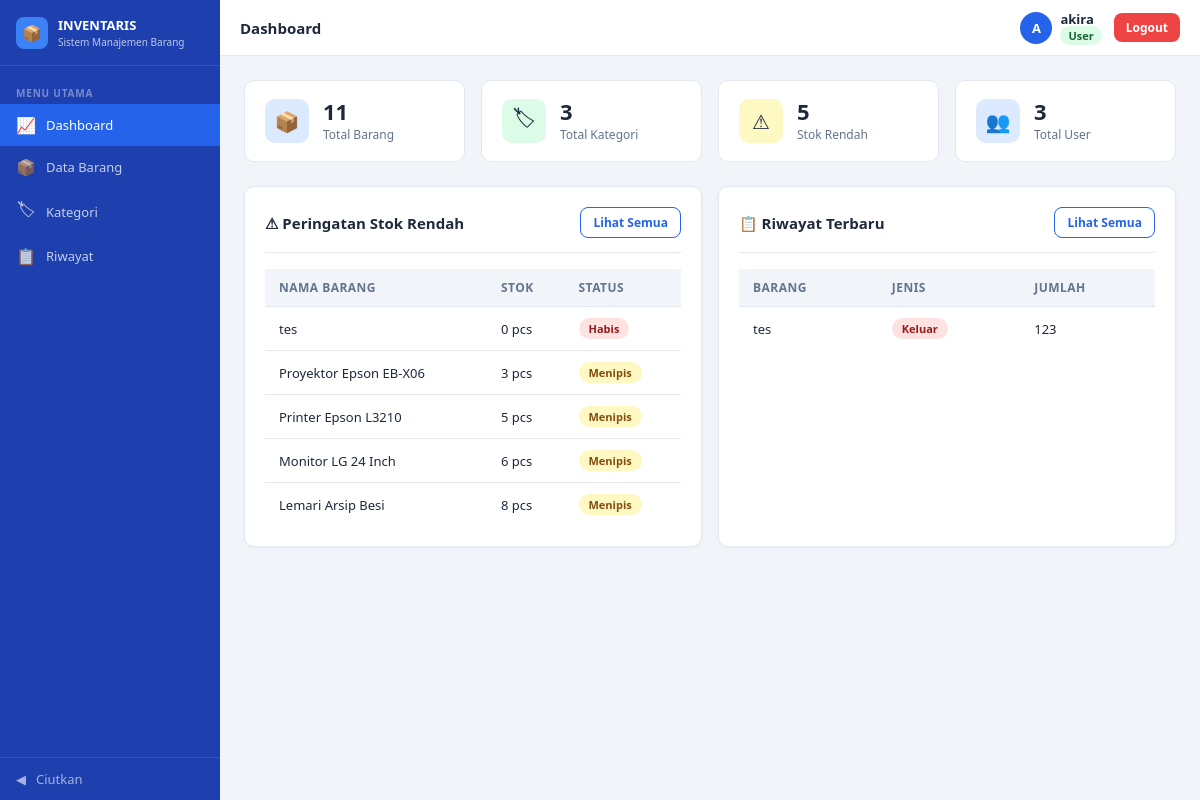
/user/dashboarduser.php (signed in), run on the app's committed database.
### tables this page shows
CREATE TABLE `barang` (
  `id_barang` int(11) NOT NULL,
  `kode_barang` varchar(50) NOT NULL,
  `nama_barang` varchar(100) NOT NULL,
  `stok` int(11) NOT NULL,
  `satuan` varchar(50) NOT NULL DEFAULT 'pcs',
  `kondisi` enum('Baik','Rusak') NOT NULL,
  `lokasi` varchar(100) NOT NULL,
  `keterangan` text DEFAULT NULL,
  `tanggal_masuk` date NOT NULL,
  `id_kategori` int(11) NOT NULL,
  `id_user` int(11) NOT NULL,
  `created_at` timestamp NOT NULL DEFAULT current_timestamp(),
  `updated_at` timestamp NOT NULL DEFAULT current_timestamp()
);

CREATE TABLE `riwayat` (
  `id_riwayat` int(11) NOT NULL,
  `id_barang` int(11) NOT NULL,
  `id_user` int(11) NOT NULL,
  `jenis` enum('masuk','keluar') NOT NULL,
  `jumlah` int(11) NOT NULL,
  `keterangan` text DEFAULT NULL,
  `tanggal` timestamp NOT NULL DEFAULT current_timestamp()
);

### user/dashboarduser.php (the view, shortened to what this page needs)
<?php
require_once "../config/db.php";
$q_barang = "SELECT COUNT(*) AS total_barang FROM barang";
$total_barang = $conn
    ->query($q_barang)
    ->fetch_assoc()['total_barang'];
$q_kategori = "SELECT COUNT(*) AS total_kategori FROM kategori";
$total_kategori = $conn
    ->query($q_kategori)
    ->fetch_assoc()['total_kategori'];
$q_user = "SELECT COUNT(*) AS total_user FROM users";
$total_user = $conn
    ->query($q_user)
    ->fetch_assoc()['total_user'];
$q_low = "SELECT COUNT(*) AS total_low FROM barang WHERE stok < 10";
$total_low = $conn
    ->query($q_low)
    ->fetch_assoc()['total_low'];
$q_low_items = "SELECT * FROM barang WHERE stok < 10 ORDER BY stok ASC";
$low_items = $conn->query($q_low_items);
$q_riwayat = "SELECT riwayat.*, barang.nama_barang FROM riwayat JOIN barang ON riwayat.id_barang = barang.id_barang ORDER BY tanggal DESC LIMIT 10";
$riwayat_terbaru = $conn->query($q_riwayat);
?>
<!DOCTYPE html>
<html lang="id">
<head>
    <link rel="stylesheet" href="assets/style.css">
</head>
<body>
<div class="sidebar" id="sidebar">
    <div class="sidebar-brand">
        <div class="brand-icon">&#128230;</div>
        <div class="brand-text">
            INVENTARIS
            <span>Sistem Manajemen Barang</span>
        </div>
    </div>
    <nav class="sidebar-nav">
        <div class="nav-section-title">Menu Utama</div>
        <a href="dashboarduser.php" class="nav-item active">
            <span class="nav-icon">&#128200;</span>
            <span class="nav-label">Dashboard</span>
        </a>
        <a href="baranguser.php" class="nav-item">
            <span class="nav-icon">&#128230;</span>
            <span class="nav-label">Data Barang</span>
        </a>
        <a href="kategoriuser.php" class="nav-item">
            <span class="nav-icon">&#127991;</span>
            <span class="nav-label">Kategori</span>
        </a>
        <a href="riwayatuser.php" class="nav-item">
            <span class="nav-icon">&#128203;</span>
            <span class="nav-label">Riwayat</span>
        </a>
    </nav>
    <div class="sidebar-toggle" onclick="toggleSidebar()">
        <span class="nav-icon" id="toggleIcon">&#9664;</span>
        <span class="nav-label">Ciutkan</span>
    </div>
</div>
<div class="header" id="mainHeader">
    <div class="header-title">Dashboard</div>
    <div class="header-right">
        <div class="user-info">
            <div class="user-avatar"><?php echo strtoupper(substr($_SESSION['user'], 0, 1)); ?></div>
            <div class="user-detail">
                <div class="user-name"><?php echo $_SESSION['user']; ?></div>
                <div class="user-role">
                    <span class="badge-role <?php echo $_SESSION['role']; ?>"><?php echo ucfirst($_SESSION['role']); ?></span>
                </div>
            </div>
        </div>
        <a href="../login/logout.php" class="btn btn-danger btn-sm">Logout</a>
    </div>
</div>
<div class="main-content" id="mainContent">
    <div class="stats-grid">
        <div class="stat-card">
            <div class="stat-icon blue">&#128230;</div>
            <div class="stat-info">
                <div class="stat-value"><?php echo $total_barang; ?></div>
                <div class="stat-label">Total Barang</div>
            </div>
        </div>
        <div class="stat-card">
            <div class="stat-icon green">&#127991;</div>
            <div class="stat-info">
                <div class="stat-value"><?php echo $total_kategori; ?></div>
                <div class="stat-label">Total Kategori</div>
            </div>
        </div>
        <div class="stat-card">
            <div class="stat-icon yellow">&#9888;</div>
            <div class="stat-info">
                <div class="stat-value"><?php echo $total_low; ?></div>
                <div class="stat-label">Stok Rendah</div>
            </div>
        </div>
        <div class="stat-card">
            <div class="stat-icon blue">&#128101;</div>
            <div class="stat-info">
                <div class="stat-value"><?php echo $total_user; ?></div>
                <div class="stat-label">Total User</div>
            </div>
        </div>
    </div>
    <div class="grid-2">
        <div class="card">
            <div class="card-header">
                <h3>&#9888; Peringatan Stok Rendah</h3>
                <a href="baranguser.php" class="btn btn-outline btn-sm">Lihat Semua</a>
            </div>
            <div class="table-wrapper">
                <table>
                    <thead>
                        <tr>
                            <th>Nama Barang</th>
                            <th>Stok</th>
                            <th>Status</th>
                        </tr>
                    </thead>
                    <tbody>
                    <?php
                    if ($low_items->num_rows > 0){
                        while ($barang = $low_items->fetch_assoc()){
                            if ($barang['stok'] == 0){
                                $badge = "danger";
                                $status = "Habis";
                            }else{
                                $badge = "warning";
                                $status = "Menipis";
                            }
                    ?>
                        <tr>
                            <td>
                                <?php echo $barang['nama_barang']; ?>
                            </td>
                            <td>
                                <?php echo $barang['stok']; ?>
                                <?php echo $barang['satuan']; ?>
                            </td>
                            <td>
                                <span class="badge badge-<?php echo $badge; ?>">
                                    <?php echo $status; ?>
                                </span>
                            </td>
                        </tr>
                    <?php
                        }
                    }
                    ?>
                    </tbody>
                </table>
            </div>
        </div>
        <div class="card">
            <div class="card-header">
                <h3>&#128203; Riwayat Terbaru</h3>
                <a href="riwayatuser.php" class="btn btn-outline btn-sm">Lihat Semua</a>
            </div>
            <div class="table-wrapper">
                <table>
                    <thead>
                        <tr>
                            <th>Barang</th>
                            <th>Jenis</th>
                            <th>Jumlah</th>
                        </tr>
                    </thead>
                    <tbody>
                        <?php
                        if ($riwayat_terbaru->num_rows > 0){
                            while ($row = $riwayat_terbaru->fetch_assoc()){
                        ?>
                        <tr>
                            <td>
                                <?php echo $row['nama_barang']; ?>
                            </td>
                            <td>
                                <?php
                                if ($row['jenis'] == 'masuk'){
                                ?>
                                    <span class="badge badge-success">
                                        Masuk
                                    </span>
                                <?php
                                }else{
                                ?>
                                    <span class="badge badge-danger">
                                        Keluar
                                    </span>
                                <?php
                                }
                                ?>
                            </td>
                            <td>
                                <?php echo $row['jumlah']; ?>
                            </td>
                        </tr>
                        <?php
                            }
                        }
                        ?>
                    </tbody>
                </table>
            </div>
        </div>
    </div>
</div>
</body>
</html>

### data on the page
barang: nama_barang "tes", stok "0", satuan "pcs", stok "Habis"
barang: nama_barang "Proyektor Epson EB-X06", stok "3", satuan "pcs", stok "Menipis"
barang: nama_barang "Printer Epson L3210", stok "5", satuan "pcs", stok "Menipis"
barang: nama_barang "Monitor LG 24 Inch", stok "6", satuan "pcs", stok "Menipis"
barang: nama_barang "Lemari Arsip Besi", stok "8", satuan "pcs", stok "Menipis"
riwayat: id_barang.nama_barang "tes", jenis "Keluar", jumlah "123"

### other printed values
substr($_SESSION['user'], 0, 1) "A"
$_SESSION['user'] "akira"
$_SESSION['role'] "User"
$total_barang "11"
$total_kategori "3"
$total_low "5"
$total_user "3"
